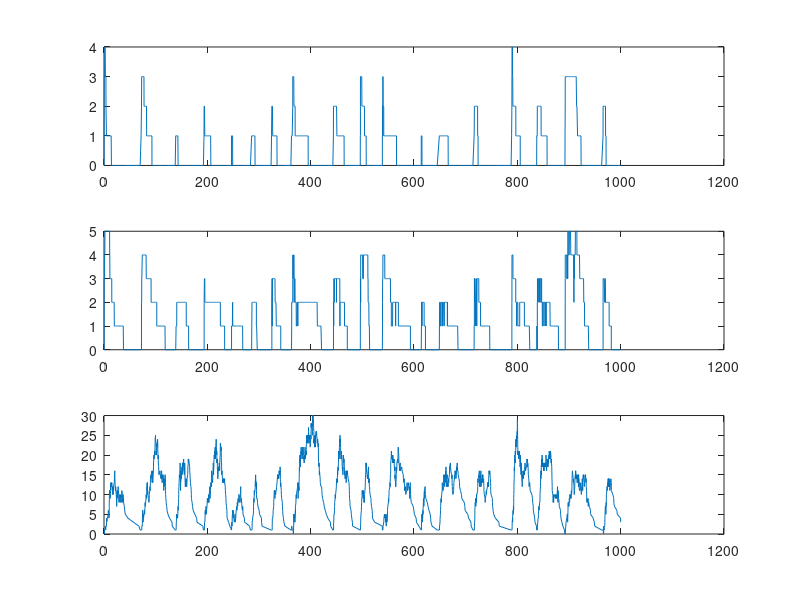

Source code (MATLAB):
close all
clear all
clc



tend = 1000;

k_1 = 2;
gamma_1 = 0.1;
k_2 = 2;
gamma_2 = 0.1;
k_3 = 2;
gamma_3 = 0.1;
n = 9;
c = 1;

t(1) = 0;
G1(1) = 0;
G2(1) = 0;
G3(1) = 0;


i = 1;


while t(end) < tend
    
    rates = zeros(1,6);
    
    rates(1) = (c^n / (c^n + G3(i)^n)) * k_1;
    rates(2) = gamma_1 * G1(i);
    
    rates(3) = (G1(i)^n / (c^n + G2(i)^n)) * k_2;
    rates(4) = gamma_2 * G2(i);
    
    rates(5) = (G2(i)^n / (c^n + G2(i)^n)) * k_3;
    rates(6) = gamma_3 * G3(i);
    
    
    rate_sum = sum(rates);
    
    
    r1 = rand(1);
    tau = (1/rate_sum) * log(1/r1);
    
    
    t(i+1) = t(i) + tau;
    
    
    r2 = rand(1);
    
    if r2*rate_sum <= rates(1)
        G1(i+1) = G1(i) + 1;
        G2(i+1) = G2(i);
        G3(i+1) = G3(i);
      
    elseif r2 * rate_sum > rates(1) && r2 * rate_sum <= rates(1) + rates(2)
        G1(i+1) = G1(i) - 1;
        G2(i+1) = G2(i);
        G3(i+1) = G3(i);            
        
    elseif r2 * rate_sum > rates(1) + rates(2) && r2 * rate_sum <= rates(1) + rates(2) + rates(3)
            G1(i+1) = G1(i);
            G2(i+1) = G2(i) + 1;
            G3(i+1) = G3(i);            
       
    elseif r2 * rate_sum > rates(1) + rates(2) + rates(3) && r2 * rate_sum <= rates(1) + rates(2) + rates(3) + rates(4)
        G1(i+1) = G1(i);
        G2(i+1) = G2(i) - 1;
        G3(i+1) = G3(i);            
 
        
    elseif r2 * rate_sum > rates(1) + rates(2) + rates(3) + rates(4) && r2 * rate_sum <= rates(1) + rates(2) + rates(3) + rates(4) + rates(5)
        G1(i+1) = G1(i);
        G2(i+1) = G2(i);        
        G3(i+1) = G3(i) + 1;
        
        
    elseif r2 * rate_sum > rates(1) + rates(2) + rates(3) + rates(4) + rates(5) && r2 * rate_sum <= rates(1) + rates(2) + rates(3) + rates(4) + rates(5) + rates(6)
        G1(i+1) = G1(i);
        G2(i+1) = G2(i);             
        G3(i+1) = G3(i) - 1;
        
        
        
    end
    
   
    i = i + 1;
    
    
    
end


subplot(3,1,1);
plot(t,G1)

subplot(3,1,2);
plot(t,G2)

subplot(3,1,3);
plot(t,G3)
